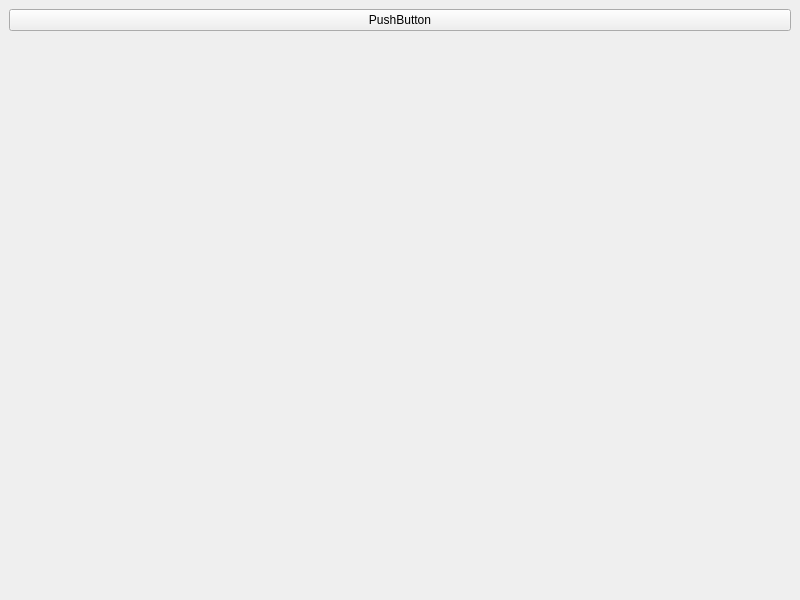
<?xml version="1.0" encoding="UTF-8"?>
<ui version="4.0">
 <class>MainWindow</class>
 <widget class="QMainWindow" name="MainWindow">
  <property name="geometry">
   <rect>
    <x>0</x>
    <y>0</y>
    <width>800</width>
    <height>600</height>
   </rect>
  </property>
  <property name="windowTitle">
   <string>MainWindow</string>
  </property>
  <widget class="QWidget" name="centralwidget">
   <layout class="QVBoxLayout" name="verticalLayout">
    <item>
     <widget class="QPushButton" name="pushButton">
      <property name="text">
       <string>PushButton</string>
      </property>
     </widget>
    </item>
    <item>
     <widget class="QWidget" name="widget" native="true">
      <layout class="QGridLayout" name="gridLayout"/>
     </widget>
    </item>
   </layout>
  </widget>
 </widget>
 <resources/>
 <connections/>
</ui>
